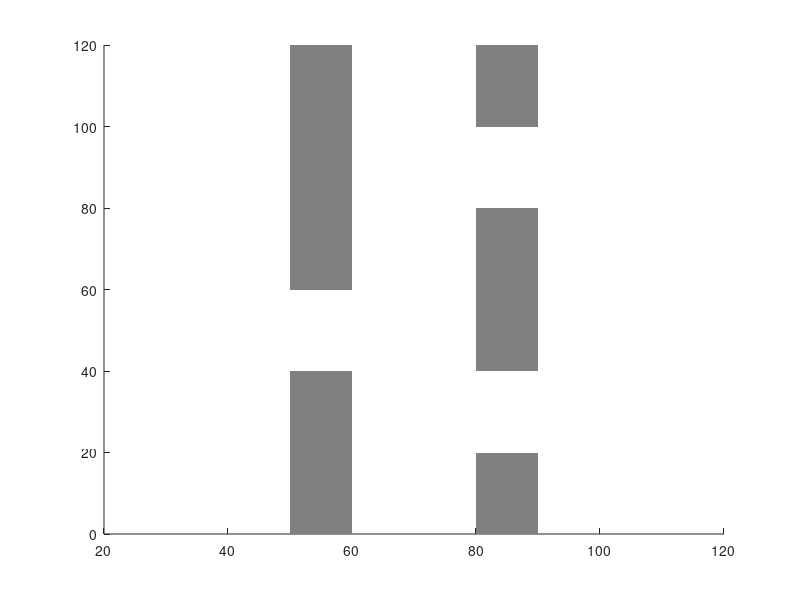

Source code (MATLAB):
function [] = plot_patches()
figure;
zCut = 0;
xLo=0;
xHi=100;
yLo=0;
yHi=100;

width = 20;
depth = 10;
spacing = 40;
separation = 20;
shift = 20;
xMid = 50;
yMid = 50;
xLeft = xMid;
yLeft = yMid-width/2;
xRight = xMid+depth+separation;
yRight = yMid+shift-spacing-width/2;


patch( [xLeft xLeft xLeft+depth xLeft+depth], [0 yLeft yLeft 0], [zCut zCut zCut zCut], 'FaceColor', [0.5 0.5 0.5], 'EdgeColor','none');
patch( [xLeft xLeft xLeft+depth xLeft+depth], [yLeft+width 2000 2000 yLeft+width], [zCut zCut zCut zCut], 'FaceColor', [0.5 0.5 0.5], 'EdgeColor','none');
patch( [xRight xRight xRight+depth xRight+depth], [0 yRight yRight 0], [zCut zCut zCut zCut], 'FaceColor', [0.5 0.5 0.5], 'EdgeColor','none');
patch( [xRight xRight xRight+depth xRight+depth], [yRight+width yRight+width+spacing yRight+width+spacing yRight+width], [zCut zCut zCut zCut], 'FaceColor', [0.5 0.5 0.5], 'EdgeColor','none');
patch( [xRight xRight xRight+depth xRight+depth], [yRight+2*width+spacing 2000 2000 yRight+2*width+spacing], [zCut zCut zCut zCut], 'FaceColor', [0.5 0.5 0.5], 'EdgeColor','none');
axis([20 120 0 120])

end